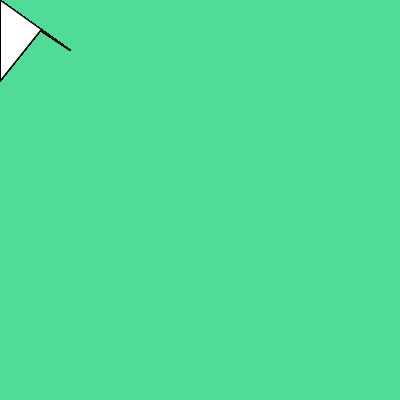
Frame 1 (no input)
Frame 60 (the mouse pressed at the canvas centre just before this capture): identical to frame 1, image omitted
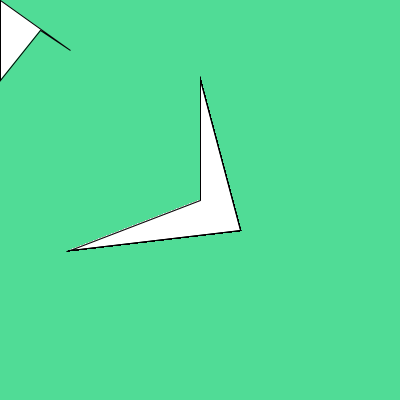
Frame 120 (the mouse held since frame 60 and released just before this capture)

The Processing sketch that drew these frames (run headless with seeded random() and noise(); from frame 60 on, the mouse is pressed at the canvas centre):

// Processing sketch: processing_125774
// ── processing_125774.pde

int[] xPosition = new int[60];
int[] yPosition = new int[60];



void setup() {
  size(400,400);
}
  
  
void draw() {
  background(80,220,150); 
  strokeWeight(1);
  for (int i=0; i<xPosition.length; i++) {
    quad( xPosition[i], yPosition[i], 70, 50+yPosition[i], 40+xPosition[i], 30+yPosition[i], yPosition[i], 80 );
  }
  
  for(int i=xPosition.length-1; i>0; i--) {
    xPosition[i] = xPosition[i-1];
    yPosition[i] = yPosition[i-1];
   
  }
    
  
  xPosition[0] = mouseX;
  yPosition[0] = mouseY;
  
  
  
}
